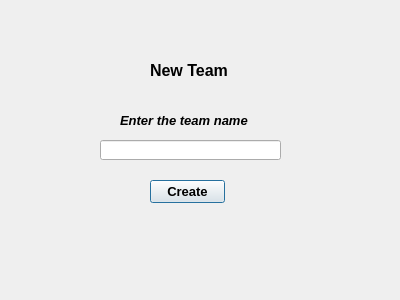
<?xml version="1.0" encoding="UTF-8"?>
<ui version="4.0">
 <class>NewTeam</class>
 <widget class="QDialog" name="NewTeam">
  <property name="geometry">
   <rect>
    <x>0</x>
    <y>0</y>
    <width>400</width>
    <height>300</height>
   </rect>
  </property>
  <property name="windowTitle">
   <string>Create Team</string>
  </property>
  <widget class="QLabel" name="label">
   <property name="geometry">
    <rect>
     <x>150</x>
     <y>50</y>
     <width>81</width>
     <height>41</height>
    </rect>
   </property>
   <property name="font">
    <font>
     <family>Arial</family>
     <pointsize>12</pointsize>
     <weight>75</weight>
     <bold>true</bold>
    </font>
   </property>
   <property name="text">
    <string>New Team</string>
   </property>
  </widget>
  <widget class="QLabel" name="label1">
   <property name="geometry">
    <rect>
     <x>120</x>
     <y>110</y>
     <width>141</width>
     <height>20</height>
    </rect>
   </property>
   <property name="font">
    <font>
     <family>Arial</family>
     <pointsize>10</pointsize>
     <weight>75</weight>
     <italic>true</italic>
     <bold>true</bold>
    </font>
   </property>
   <property name="text">
    <string>Enter the team name</string>
   </property>
  </widget>
  <widget class="QLineEdit" name="lineEdit_teamname">
   <property name="geometry">
    <rect>
     <x>100</x>
     <y>140</y>
     <width>181</width>
     <height>20</height>
    </rect>
   </property>
  </widget>
  <widget class="QPushButton" name="pushButton_create">
   <property name="geometry">
    <rect>
     <x>150</x>
     <y>180</y>
     <width>75</width>
     <height>23</height>
    </rect>
   </property>
   <property name="font">
    <font>
     <family>Arial</family>
     <pointsize>10</pointsize>
     <weight>75</weight>
     <bold>true</bold>
    </font>
   </property>
   <property name="text">
    <string>Create</string>
   </property>
  </widget>
 </widget>
 <resources/>
 <connections/>
</ui>
